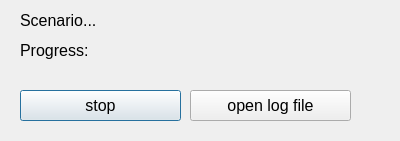
<?xml version="1.0" encoding="UTF-8"?>
<ui version="4.0">
 <class>scenExecution</class>
 <widget class="QDialog" name="scenExecution">
  <property name="geometry">
   <rect>
    <x>0</x>
    <y>0</y>
    <width>400</width>
    <height>141</height>
   </rect>
  </property>
  <property name="windowTitle">
   <string>Dialog</string>
  </property>
  <widget class="QLabel" name="exec_label1">
   <property name="geometry">
    <rect>
     <x>20</x>
     <y>10</y>
     <width>331</width>
     <height>21</height>
    </rect>
   </property>
   <property name="font">
    <font>
     <pointsize>12</pointsize>
    </font>
   </property>
   <property name="text">
    <string>Scenario...</string>
   </property>
  </widget>
  <widget class="QPushButton" name="stop_Button">
   <property name="geometry">
    <rect>
     <x>20</x>
     <y>90</y>
     <width>161</width>
     <height>31</height>
    </rect>
   </property>
   <property name="font">
    <font>
     <pointsize>12</pointsize>
    </font>
   </property>
   <property name="text">
    <string>stop</string>
   </property>
  </widget>
  <widget class="QLabel" name="progress_label1">
   <property name="geometry">
    <rect>
     <x>20</x>
     <y>40</y>
     <width>91</width>
     <height>21</height>
    </rect>
   </property>
   <property name="font">
    <font>
     <pointsize>12</pointsize>
    </font>
   </property>
   <property name="text">
    <string>Progress:</string>
   </property>
  </widget>
  <widget class="QPushButton" name="openLogFile_Button">
   <property name="geometry">
    <rect>
     <x>190</x>
     <y>90</y>
     <width>161</width>
     <height>31</height>
    </rect>
   </property>
   <property name="font">
    <font>
     <pointsize>12</pointsize>
    </font>
   </property>
   <property name="text">
    <string>open log file</string>
   </property>
  </widget>
  <widget class="QLabel" name="progress_label2">
   <property name="geometry">
    <rect>
     <x>80</x>
     <y>40</y>
     <width>91</width>
     <height>21</height>
    </rect>
   </property>
   <property name="font">
    <font>
     <pointsize>12</pointsize>
    </font>
   </property>
   <property name="text">
    <string/>
   </property>
  </widget>
 </widget>
 <resources/>
 <connections/>
</ui>
